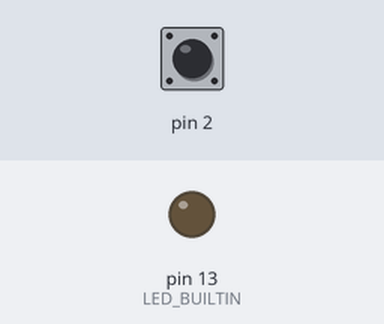
This sketch was run on a simulated Arduino Leonardo, built with avr-gcc and run on an emulated ATmega32U4. Shown: output pins drawn as LEDs (lit = HIGH). Inputs (shaded band) come from the test bench; at power-on: pin 2 HIGH. USB keyboard and mouse output is not drawn.

Above: at 1.2 s.
1.3 s: pin 2 pulled LOW for 0.15 s
At 1.37 s:
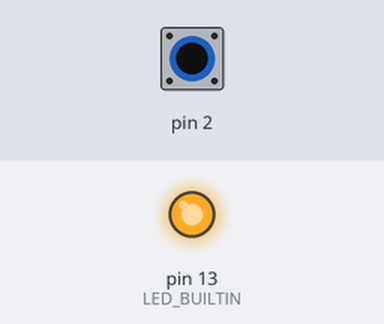
2.9 s: pin 2 pulled LOW for 3.2 s
At 6.5 s:
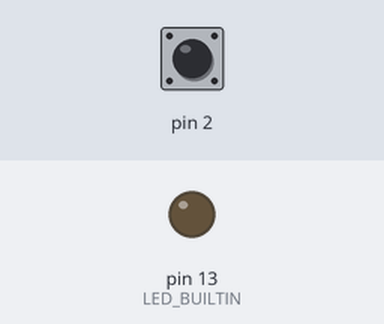
Timing chart, 0 to 8.0 s (numbered marks = the images above; inputs shaded):
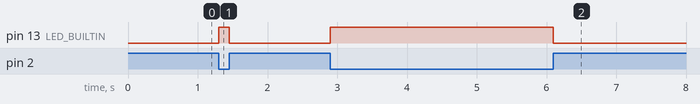

The sketch:

driver.ino
```cpp
#include <Keyboard.h>

void setup()
{
  pinMode(2, INPUT_PULLUP);
  pinMode(LED_BUILTIN, OUTPUT);
  Keyboard.begin();
}

void loop()
{
  if (digitalRead(2) == LOW)
  {
    digitalWrite(LED_BUILTIN, HIGH);
    Keyboard.print(" ");
  } else {
    digitalWrite(LED_BUILTIN, LOW);
  }
}
```

Measured:
- after the input at 1.3 s, pin 13 (LED_BUILTIN): LOW → HIGH at once, → LOW 0.15 s later
- after the input at 2.9 s, pin 13 (LED_BUILTIN): LOW → HIGH at once, → LOW 3.2 s later
